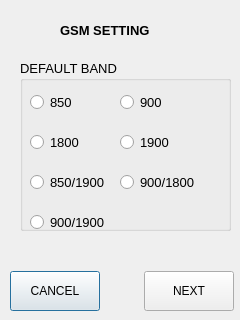
<?xml version="1.0" encoding="UTF-8"?>
<ui version="4.0">
 <class>Gsm3</class>
 <widget class="QDialog" name="Gsm3">
  <property name="geometry">
   <rect>
    <x>0</x>
    <y>0</y>
    <width>240</width>
    <height>320</height>
   </rect>
  </property>
  <property name="windowTitle">
   <string>Dialog</string>
  </property>
  <widget class="QGroupBox" name="groupBox">
   <property name="geometry">
    <rect>
     <x>20</x>
     <y>60</y>
     <width>211</width>
     <height>171</height>
    </rect>
   </property>
   <property name="font">
    <font>
     <pointsize>10</pointsize>
    </font>
   </property>
   <property name="title">
    <string>DEFAULT BAND</string>
   </property>
   <widget class="QRadioButton" name="rb850">
    <property name="geometry">
     <rect>
      <x>10</x>
      <y>30</y>
      <width>71</width>
      <height>25</height>
     </rect>
    </property>
    <property name="text">
     <string>850</string>
    </property>
   </widget>
   <widget class="QRadioButton" name="rb900">
    <property name="geometry">
     <rect>
      <x>100</x>
      <y>30</y>
      <width>51</width>
      <height>25</height>
     </rect>
    </property>
    <property name="text">
     <string>900</string>
    </property>
   </widget>
   <widget class="QRadioButton" name="rb1800">
    <property name="geometry">
     <rect>
      <x>10</x>
      <y>70</y>
      <width>51</width>
      <height>25</height>
     </rect>
    </property>
    <property name="text">
     <string>1800</string>
    </property>
   </widget>
   <widget class="QRadioButton" name="rb8519">
    <property name="geometry">
     <rect>
      <x>10</x>
      <y>110</y>
      <width>81</width>
      <height>25</height>
     </rect>
    </property>
    <property name="text">
     <string>850/1900</string>
    </property>
   </widget>
   <widget class="QRadioButton" name="rb918">
    <property name="geometry">
     <rect>
      <x>100</x>
      <y>110</y>
      <width>81</width>
      <height>25</height>
     </rect>
    </property>
    <property name="text">
     <string>900/1800</string>
    </property>
   </widget>
   <widget class="QRadioButton" name="rb1900">
    <property name="geometry">
     <rect>
      <x>100</x>
      <y>70</y>
      <width>81</width>
      <height>25</height>
     </rect>
    </property>
    <property name="font">
     <font>
      <pointsize>10</pointsize>
     </font>
    </property>
    <property name="text">
     <string>1900</string>
    </property>
   </widget>
   <widget class="QRadioButton" name="rb919">
    <property name="geometry">
     <rect>
      <x>10</x>
      <y>150</y>
      <width>91</width>
      <height>25</height>
     </rect>
    </property>
    <property name="text">
     <string>900/1900</string>
    </property>
   </widget>
  </widget>
  <widget class="QLabel" name="lTitle">
   <property name="geometry">
    <rect>
     <x>60</x>
     <y>20</y>
     <width>111</width>
     <height>20</height>
    </rect>
   </property>
   <property name="font">
    <font>
     <pointsize>10</pointsize>
     <weight>75</weight>
     <bold>true</bold>
    </font>
   </property>
   <property name="text">
    <string>GSM SETTING</string>
   </property>
  </widget>
  <widget class="QWidget" name="layoutWidget">
   <property name="geometry">
    <rect>
     <x>10</x>
     <y>270</y>
     <width>224</width>
     <height>42</height>
    </rect>
   </property>
   <layout class="QHBoxLayout" name="horizontalLayout">
    <item>
     <widget class="QPushButton" name="pbCancel">
      <property name="minimumSize">
       <size>
        <width>90</width>
        <height>40</height>
       </size>
      </property>
      <property name="text">
       <string>CANCEL</string>
      </property>
     </widget>
    </item>
    <item>
     <spacer name="horizontalSpacer">
      <property name="orientation">
       <enum>Qt::Horizontal</enum>
      </property>
      <property name="sizeHint" stdset="0">
       <size>
        <width>40</width>
        <height>20</height>
       </size>
      </property>
     </spacer>
    </item>
    <item>
     <widget class="QPushButton" name="pbNext">
      <property name="minimumSize">
       <size>
        <width>90</width>
        <height>40</height>
       </size>
      </property>
      <property name="text">
       <string>NEXT</string>
      </property>
     </widget>
    </item>
   </layout>
  </widget>
 </widget>
 <tabstops>
  <tabstop>rb850</tabstop>
  <tabstop>rb900</tabstop>
  <tabstop>rb1800</tabstop>
  <tabstop>rb1900</tabstop>
  <tabstop>rb8519</tabstop>
  <tabstop>rb918</tabstop>
  <tabstop>rb919</tabstop>
  <tabstop>pbCancel</tabstop>
  <tabstop>pbNext</tabstop>
 </tabstops>
 <resources/>
 <connections/>
</ui>
